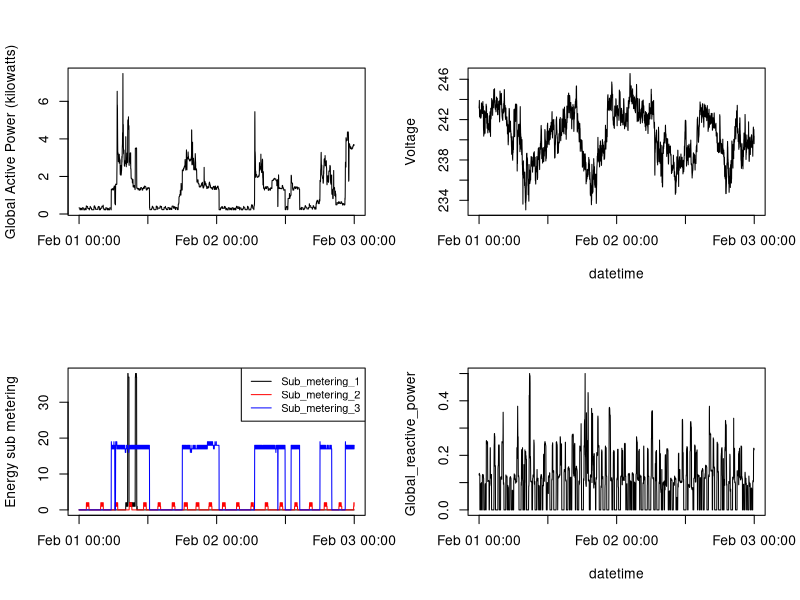

R code for this plot:
#Read in the subsetted and formatted data
data <- read.table(file="subsetData.txt", header=TRUE, sep=";")
#Make sure the time column is set to be POSIXlt
data$Time <- strptime(data$Time, format="%Y-%m-%d %H:%M:%S")

#Create larger plot area
quartz(width=10, height=8)
par(mfrow = c(2, 2))
with(data, {
    #Plot1 
     plot(Time, Global_active_power,type="l", ylab="Global Active Power (kilowatts)", xlab="")
     #Plot2
     plot(Time, Voltage,type="l", ylab="Voltage", xlab="datetime")
     #Plot3
     plot(Time, Sub_metering_1, type= "l", ylab="Energy sub metering", xlab="")
     lines(Time, Sub_metering_2, col="red")
     lines(Time, Sub_metering_3, col="blue")
     legend("topright",lty=c(1,1,1), col = c("black", "red", "blue"), legend = c("Sub_metering_1", "Sub_metering_2", "Sub_metering_3"), cex=0.8)
     
     #Plot 4
     plot(Time, Global_reactive_power, type= "l", ylab="Global_reactive_power ", xlab="datetime")
     }
)

#Save plot
dev.copy(png, file ="plot4.png")
dev.off()